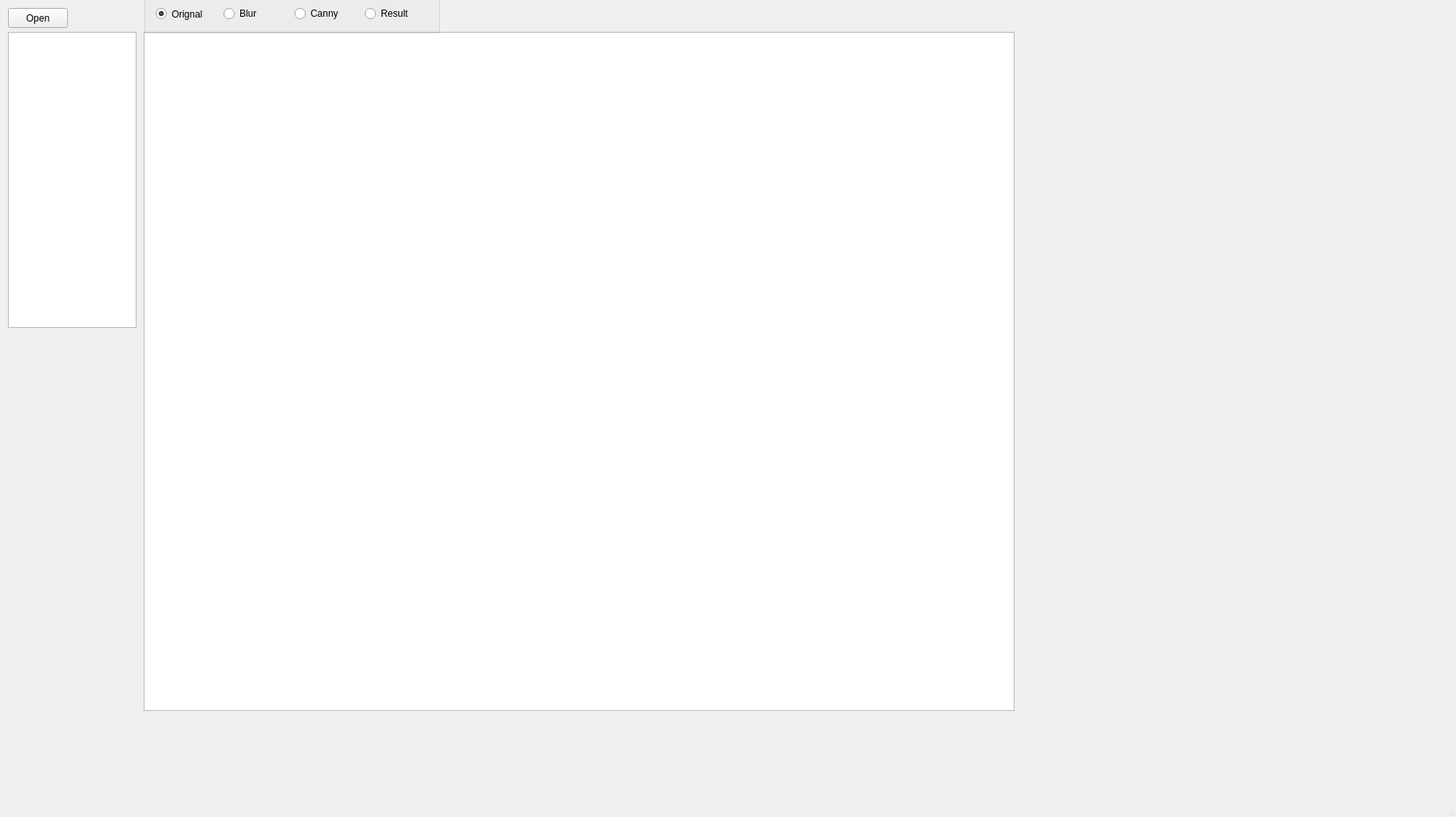
<?xml version="1.0" encoding="UTF-8"?>
<ui version="4.0">
 <class>MainWindow</class>
 <widget class="QMainWindow" name="MainWindow">
  <property name="windowModality">
   <enum>Qt::ApplicationModal</enum>
  </property>
  <property name="geometry">
   <rect>
    <x>0</x>
    <y>0</y>
    <width>1824</width>
    <height>1024</height>
   </rect>
  </property>
  <property name="sizePolicy">
   <sizepolicy hsizetype="Expanding" vsizetype="Expanding">
    <horstretch>0</horstretch>
    <verstretch>0</verstretch>
   </sizepolicy>
  </property>
  <property name="minimumSize">
   <size>
    <width>1200</width>
    <height>1024</height>
   </size>
  </property>
  <property name="acceptDrops">
   <bool>true</bool>
  </property>
  <property name="windowTitle">
   <string>MainWindow</string>
  </property>
  <widget class="QWidget" name="centralwidget">
   <widget class="QPushButton" name="openBt">
    <property name="geometry">
     <rect>
      <x>10</x>
      <y>10</y>
      <width>75</width>
      <height>25</height>
     </rect>
    </property>
    <property name="maximumSize">
     <size>
      <width>75</width>
      <height>25</height>
     </size>
    </property>
    <property name="text">
     <string>Open</string>
    </property>
   </widget>
   <widget class="QListWidget" name="fileListView">
    <property name="geometry">
     <rect>
      <x>10</x>
      <y>40</y>
      <width>161</width>
      <height>371</height>
     </rect>
    </property>
   </widget>
   <widget class="QGraphicsView" name="imageView">
    <property name="geometry">
     <rect>
      <x>180</x>
      <y>40</y>
      <width>1091</width>
      <height>851</height>
     </rect>
    </property>
    <property name="minimumSize">
     <size>
      <width>1024</width>
      <height>768</height>
     </size>
    </property>
   </widget>
   <widget class="QGroupBox" name="groupBox">
    <property name="geometry">
     <rect>
      <x>180</x>
      <y>-10</y>
      <width>371</width>
      <height>52</height>
     </rect>
    </property>
    <property name="title">
     <string/>
    </property>
    <layout class="QHBoxLayout" name="horizontalLayout">
     <item alignment="Qt::AlignHCenter|Qt::AlignVCenter">
      <widget class="QRadioButton" name="originalRBt">
       <property name="minimumSize">
        <size>
         <width>76</width>
         <height>25</height>
        </size>
       </property>
       <property name="text">
        <string>Orignal</string>
       </property>
       <property name="checked">
        <bool>true</bool>
       </property>
       <attribute name="buttonGroup">
        <string notr="true">imageSelection</string>
       </attribute>
      </widget>
     </item>
     <item>
      <widget class="QRadioButton" name="blurRBt">
       <property name="text">
        <string>Blur</string>
       </property>
       <attribute name="buttonGroup">
        <string notr="true">imageSelection</string>
       </attribute>
      </widget>
     </item>
     <item>
      <widget class="QRadioButton" name="cannyRBt">
       <property name="text">
        <string>Canny</string>
       </property>
       <attribute name="buttonGroup">
        <string notr="true">imageSelection</string>
       </attribute>
      </widget>
     </item>
     <item>
      <widget class="QRadioButton" name="resultRBt">
       <property name="text">
        <string>Result</string>
       </property>
       <attribute name="buttonGroup">
        <string notr="true">imageSelection</string>
       </attribute>
      </widget>
     </item>
    </layout>
   </widget>
  </widget>
  <widget class="QMenuBar" name="menubar">
   <property name="geometry">
    <rect>
     <x>0</x>
     <y>0</y>
     <width>1824</width>
     <height>24</height>
    </rect>
   </property>
  </widget>
  <widget class="QStatusBar" name="statusbar"/>
 </widget>
 <resources/>
 <connections/>
 <buttongroups>
  <buttongroup name="imageSelection"/>
 </buttongroups>
</ui>
